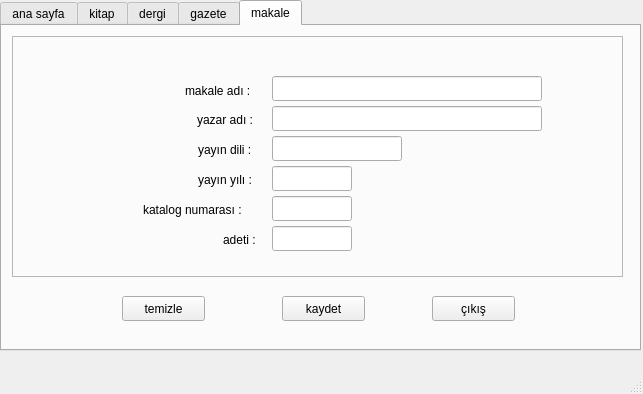
<?xml version="1.0" encoding="UTF-8"?>
<ui version="4.0">
 <class>MainWindow</class>
 <widget class="QMainWindow" name="MainWindow">
  <property name="geometry">
   <rect>
    <x>0</x>
    <y>0</y>
    <width>643</width>
    <height>394</height>
   </rect>
  </property>
  <property name="windowTitle">
   <string>cercisepeti</string>
  </property>
  <widget class="QWidget" name="centralwidget">
   <widget class="QTabWidget" name="tabWidget">
    <property name="geometry">
     <rect>
      <x>0</x>
      <y>0</y>
      <width>641</width>
      <height>351</height>
     </rect>
    </property>
    <property name="currentIndex">
     <number>4</number>
    </property>
    <widget class="QWidget" name="tab">
     <attribute name="title">
      <string>ana sayfa</string>
     </attribute>
     <widget class="QFrame" name="frame">
      <property name="geometry">
       <rect>
        <x>10</x>
        <y>10</y>
        <width>611</width>
        <height>211</height>
       </rect>
      </property>
      <property name="frameShape">
       <enum>QFrame::StyledPanel</enum>
      </property>
      <property name="frameShadow">
       <enum>QFrame::Raised</enum>
      </property>
      <widget class="QLabel" name="label">
       <property name="geometry">
        <rect>
         <x>110</x>
         <y>45</y>
         <width>170</width>
         <height>17</height>
        </rect>
       </property>
       <property name="text">
        <string>aranılan belgenin türü :</string>
       </property>
      </widget>
      <widget class="QLabel" name="label_2">
       <property name="geometry">
        <rect>
         <x>178</x>
         <y>75</y>
         <width>101</width>
         <height>17</height>
        </rect>
       </property>
       <property name="text">
        <string>belgenin adı :</string>
       </property>
      </widget>
      <widget class="QLabel" name="label_3">
       <property name="geometry">
        <rect>
         <x>200</x>
         <y>105</y>
         <width>81</width>
         <height>17</height>
        </rect>
       </property>
       <property name="text">
        <string>yazar adı :</string>
       </property>
      </widget>
      <widget class="QLabel" name="label_4">
       <property name="geometry">
        <rect>
         <x>198</x>
         <y>135</y>
         <width>81</width>
         <height>17</height>
        </rect>
       </property>
       <property name="text">
        <string>basım yılı :</string>
       </property>
      </widget>
      <widget class="QLabel" name="label_5">
       <property name="geometry">
        <rect>
         <x>143</x>
         <y>165</y>
         <width>141</width>
         <height>17</height>
        </rect>
       </property>
       <property name="text">
        <string>katalog numarası :</string>
       </property>
      </widget>
      <widget class="QComboBox" name="comboBox">
       <property name="geometry">
        <rect>
         <x>280</x>
         <y>40</y>
         <width>86</width>
         <height>25</height>
        </rect>
       </property>
       <item>
        <property name="text">
         <string>kitap</string>
        </property>
       </item>
       <item>
        <property name="text">
         <string>dergi</string>
        </property>
       </item>
       <item>
        <property name="text">
         <string>gazete</string>
        </property>
       </item>
       <item>
        <property name="text">
         <string>makale</string>
        </property>
       </item>
      </widget>
      <widget class="QLineEdit" name="lineEdit">
       <property name="geometry">
        <rect>
         <x>280</x>
         <y>70</y>
         <width>270</width>
         <height>25</height>
        </rect>
       </property>
      </widget>
      <widget class="QLineEdit" name="lineEdit_2">
       <property name="geometry">
        <rect>
         <x>280</x>
         <y>100</y>
         <width>270</width>
         <height>25</height>
        </rect>
       </property>
      </widget>
      <widget class="QLineEdit" name="lineEdit_3">
       <property name="geometry">
        <rect>
         <x>280</x>
         <y>130</y>
         <width>80</width>
         <height>25</height>
        </rect>
       </property>
      </widget>
      <widget class="QLineEdit" name="lineEdit_4">
       <property name="geometry">
        <rect>
         <x>280</x>
         <y>160</y>
         <width>80</width>
         <height>25</height>
        </rect>
       </property>
      </widget>
     </widget>
     <widget class="QPushButton" name="pushButton">
      <property name="geometry">
       <rect>
        <x>150</x>
        <y>250</y>
        <width>89</width>
        <height>25</height>
       </rect>
      </property>
      <property name="text">
       <string>temizle</string>
      </property>
     </widget>
     <widget class="QPushButton" name="pushButton_2">
      <property name="geometry">
       <rect>
        <x>280</x>
        <y>250</y>
        <width>89</width>
        <height>25</height>
       </rect>
      </property>
      <property name="text">
       <string>bul</string>
      </property>
     </widget>
     <widget class="QPushButton" name="pushButton_3">
      <property name="geometry">
       <rect>
        <x>410</x>
        <y>250</y>
        <width>89</width>
        <height>25</height>
       </rect>
      </property>
      <property name="text">
       <string>çıkış</string>
      </property>
     </widget>
    </widget>
    <widget class="QWidget" name="tab_2">
     <attribute name="title">
      <string>kitap</string>
     </attribute>
     <widget class="QFrame" name="frame_2">
      <property name="geometry">
       <rect>
        <x>10</x>
        <y>10</y>
        <width>611</width>
        <height>241</height>
       </rect>
      </property>
      <property name="frameShape">
       <enum>QFrame::StyledPanel</enum>
      </property>
      <property name="frameShadow">
       <enum>QFrame::Raised</enum>
      </property>
      <widget class="QLabel" name="label_8">
       <property name="geometry">
        <rect>
         <x>186</x>
         <y>105</y>
         <width>71</width>
         <height>17</height>
        </rect>
       </property>
       <property name="text">
        <string>yayın dili :</string>
       </property>
      </widget>
      <widget class="QLabel" name="label_11">
       <property name="geometry">
        <rect>
         <x>211</x>
         <y>195</y>
         <width>51</width>
         <height>17</height>
        </rect>
       </property>
       <property name="text">
        <string>adeti :</string>
       </property>
      </widget>
      <widget class="QLabel" name="label_7">
       <property name="geometry">
        <rect>
         <x>185</x>
         <y>75</y>
         <width>71</width>
         <height>17</height>
        </rect>
       </property>
       <property name="text">
        <string>yazar adı :</string>
       </property>
      </widget>
      <widget class="QLineEdit" name="lineEdit_7">
       <property name="geometry">
        <rect>
         <x>260</x>
         <y>100</y>
         <width>130</width>
         <height>25</height>
        </rect>
       </property>
      </widget>
      <widget class="QLabel" name="label_10">
       <property name="geometry">
        <rect>
         <x>131</x>
         <y>165</y>
         <width>131</width>
         <height>17</height>
        </rect>
       </property>
       <property name="text">
        <string>katalog numarası :</string>
       </property>
      </widget>
      <widget class="QLineEdit" name="lineEdit_5">
       <property name="geometry">
        <rect>
         <x>260</x>
         <y>40</y>
         <width>270</width>
         <height>25</height>
        </rect>
       </property>
      </widget>
      <widget class="QLineEdit" name="lineEdit_10">
       <property name="geometry">
        <rect>
         <x>260</x>
         <y>190</y>
         <width>80</width>
         <height>25</height>
        </rect>
       </property>
      </widget>
      <widget class="QLineEdit" name="lineEdit_6">
       <property name="geometry">
        <rect>
         <x>260</x>
         <y>70</y>
         <width>270</width>
         <height>25</height>
        </rect>
       </property>
      </widget>
      <widget class="QLabel" name="label_9">
       <property name="geometry">
        <rect>
         <x>183</x>
         <y>135</y>
         <width>81</width>
         <height>17</height>
        </rect>
       </property>
       <property name="text">
        <string>basım yılı :</string>
       </property>
      </widget>
      <widget class="QLineEdit" name="lineEdit_8">
       <property name="geometry">
        <rect>
         <x>260</x>
         <y>130</y>
         <width>80</width>
         <height>25</height>
        </rect>
       </property>
      </widget>
      <widget class="QLineEdit" name="lineEdit_9">
       <property name="geometry">
        <rect>
         <x>260</x>
         <y>160</y>
         <width>80</width>
         <height>25</height>
        </rect>
       </property>
      </widget>
      <widget class="QLabel" name="label_6">
       <property name="geometry">
        <rect>
         <x>188</x>
         <y>45</y>
         <width>71</width>
         <height>17</height>
        </rect>
       </property>
       <property name="text">
        <string>kitap adı :</string>
       </property>
      </widget>
     </widget>
     <widget class="QPushButton" name="pushButton_4">
      <property name="geometry">
       <rect>
        <x>120</x>
        <y>270</y>
        <width>89</width>
        <height>25</height>
       </rect>
      </property>
      <property name="text">
       <string>temizle</string>
      </property>
     </widget>
     <widget class="QPushButton" name="pushButton_5">
      <property name="geometry">
       <rect>
        <x>280</x>
        <y>270</y>
        <width>89</width>
        <height>25</height>
       </rect>
      </property>
      <property name="text">
       <string>kaydet</string>
      </property>
     </widget>
     <widget class="QPushButton" name="pushButton_6">
      <property name="geometry">
       <rect>
        <x>430</x>
        <y>270</y>
        <width>89</width>
        <height>25</height>
       </rect>
      </property>
      <property name="text">
       <string>çıkış</string>
      </property>
     </widget>
    </widget>
    <widget class="QWidget" name="tab_3">
     <attribute name="title">
      <string>dergi</string>
     </attribute>
     <widget class="QFrame" name="frame_3">
      <property name="geometry">
       <rect>
        <x>10</x>
        <y>10</y>
        <width>611</width>
        <height>211</height>
       </rect>
      </property>
      <property name="frameShape">
       <enum>QFrame::StyledPanel</enum>
      </property>
      <property name="frameShadow">
       <enum>QFrame::Raised</enum>
      </property>
      <widget class="QLabel" name="label_12">
       <property name="geometry">
        <rect>
         <x>187</x>
         <y>45</y>
         <width>71</width>
         <height>20</height>
        </rect>
       </property>
       <property name="text">
        <string>dergi adı :</string>
       </property>
      </widget>
      <widget class="QLabel" name="label_13">
       <property name="geometry">
        <rect>
         <x>186</x>
         <y>75</y>
         <width>71</width>
         <height>17</height>
        </rect>
       </property>
       <property name="text">
        <string>yayın dili :</string>
       </property>
      </widget>
      <widget class="QLabel" name="label_14">
       <property name="geometry">
        <rect>
         <x>182</x>
         <y>105</y>
         <width>81</width>
         <height>17</height>
        </rect>
       </property>
       <property name="text">
        <string>basım yılı :</string>
       </property>
      </widget>
      <widget class="QLabel" name="label_15">
       <property name="geometry">
        <rect>
         <x>131</x>
         <y>135</y>
         <width>131</width>
         <height>17</height>
        </rect>
       </property>
       <property name="text">
        <string>katalog numarası : </string>
       </property>
      </widget>
      <widget class="QLabel" name="label_16">
       <property name="geometry">
        <rect>
         <x>211</x>
         <y>165</y>
         <width>51</width>
         <height>17</height>
        </rect>
       </property>
       <property name="text">
        <string>adeti :</string>
       </property>
      </widget>
      <widget class="QLineEdit" name="lineEdit_11">
       <property name="geometry">
        <rect>
         <x>260</x>
         <y>40</y>
         <width>270</width>
         <height>25</height>
        </rect>
       </property>
      </widget>
      <widget class="QLineEdit" name="lineEdit_12">
       <property name="geometry">
        <rect>
         <x>260</x>
         <y>70</y>
         <width>113</width>
         <height>25</height>
        </rect>
       </property>
      </widget>
      <widget class="QLineEdit" name="lineEdit_13">
       <property name="geometry">
        <rect>
         <x>260</x>
         <y>100</y>
         <width>113</width>
         <height>25</height>
        </rect>
       </property>
      </widget>
      <widget class="QLineEdit" name="lineEdit_14">
       <property name="geometry">
        <rect>
         <x>260</x>
         <y>130</y>
         <width>113</width>
         <height>25</height>
        </rect>
       </property>
      </widget>
      <widget class="QLineEdit" name="lineEdit_15">
       <property name="geometry">
        <rect>
         <x>260</x>
         <y>160</y>
         <width>113</width>
         <height>25</height>
        </rect>
       </property>
      </widget>
     </widget>
     <widget class="QPushButton" name="pushButton_7">
      <property name="geometry">
       <rect>
        <x>140</x>
        <y>250</y>
        <width>83</width>
        <height>25</height>
       </rect>
      </property>
      <property name="text">
       <string>temizle</string>
      </property>
     </widget>
     <widget class="QPushButton" name="pushButton_8">
      <property name="geometry">
       <rect>
        <x>290</x>
        <y>250</y>
        <width>83</width>
        <height>25</height>
       </rect>
      </property>
      <property name="text">
       <string>kaydet</string>
      </property>
     </widget>
     <widget class="QPushButton" name="pushButton_9">
      <property name="geometry">
       <rect>
        <x>440</x>
        <y>250</y>
        <width>83</width>
        <height>25</height>
       </rect>
      </property>
      <property name="text">
       <string>çıkış</string>
      </property>
     </widget>
    </widget>
    <widget class="QWidget" name="tab_4">
     <attribute name="title">
      <string>gazete</string>
     </attribute>
     <widget class="QFrame" name="frame_4">
      <property name="geometry">
       <rect>
        <x>10</x>
        <y>10</y>
        <width>611</width>
        <height>211</height>
       </rect>
      </property>
      <property name="frameShape">
       <enum>QFrame::StyledPanel</enum>
      </property>
      <property name="frameShadow">
       <enum>QFrame::Raised</enum>
      </property>
      <widget class="QLabel" name="label_17">
       <property name="geometry">
        <rect>
         <x>176</x>
         <y>45</y>
         <width>81</width>
         <height>17</height>
        </rect>
       </property>
       <property name="text">
        <string>gazete adı :</string>
       </property>
      </widget>
      <widget class="QLabel" name="label_18">
       <property name="geometry">
        <rect>
         <x>185</x>
         <y>74</y>
         <width>71</width>
         <height>17</height>
        </rect>
       </property>
       <property name="text">
        <string>yayın dili :</string>
       </property>
      </widget>
      <widget class="QLabel" name="label_19">
       <property name="geometry">
        <rect>
         <x>182</x>
         <y>105</y>
         <width>81</width>
         <height>17</height>
        </rect>
       </property>
       <property name="text">
        <string>basım yılı :</string>
       </property>
      </widget>
      <widget class="QLabel" name="label_20">
       <property name="geometry">
        <rect>
         <x>130</x>
         <y>135</y>
         <width>131</width>
         <height>17</height>
        </rect>
       </property>
       <property name="text">
        <string>katalog numarası :</string>
       </property>
      </widget>
      <widget class="QLabel" name="label_21">
       <property name="geometry">
        <rect>
         <x>211</x>
         <y>165</y>
         <width>51</width>
         <height>20</height>
        </rect>
       </property>
       <property name="text">
        <string>adeti :</string>
       </property>
      </widget>
      <widget class="QLineEdit" name="lineEdit_16">
       <property name="geometry">
        <rect>
         <x>260</x>
         <y>130</y>
         <width>113</width>
         <height>25</height>
        </rect>
       </property>
      </widget>
      <widget class="QLineEdit" name="lineEdit_17">
       <property name="geometry">
        <rect>
         <x>260</x>
         <y>100</y>
         <width>113</width>
         <height>25</height>
        </rect>
       </property>
      </widget>
      <widget class="QLineEdit" name="lineEdit_18">
       <property name="geometry">
        <rect>
         <x>260</x>
         <y>40</y>
         <width>270</width>
         <height>25</height>
        </rect>
       </property>
      </widget>
      <widget class="QLineEdit" name="lineEdit_19">
       <property name="geometry">
        <rect>
         <x>260</x>
         <y>160</y>
         <width>113</width>
         <height>25</height>
        </rect>
       </property>
      </widget>
      <widget class="QLineEdit" name="lineEdit_20">
       <property name="geometry">
        <rect>
         <x>260</x>
         <y>70</y>
         <width>113</width>
         <height>25</height>
        </rect>
       </property>
      </widget>
     </widget>
     <widget class="QPushButton" name="pushButton_10">
      <property name="geometry">
       <rect>
        <x>140</x>
        <y>250</y>
        <width>83</width>
        <height>25</height>
       </rect>
      </property>
      <property name="text">
       <string>temizle</string>
      </property>
     </widget>
     <widget class="QPushButton" name="pushButton_11">
      <property name="geometry">
       <rect>
        <x>290</x>
        <y>250</y>
        <width>83</width>
        <height>25</height>
       </rect>
      </property>
      <property name="text">
       <string>kaydet</string>
      </property>
     </widget>
     <widget class="QPushButton" name="pushButton_12">
      <property name="geometry">
       <rect>
        <x>440</x>
        <y>250</y>
        <width>83</width>
        <height>25</height>
       </rect>
      </property>
      <property name="text">
       <string>çıkış</string>
      </property>
     </widget>
    </widget>
    <widget class="QWidget" name="tab_5">
     <attribute name="title">
      <string>makale</string>
     </attribute>
     <widget class="QFrame" name="frame_5">
      <property name="geometry">
       <rect>
        <x>10</x>
        <y>10</y>
        <width>611</width>
        <height>241</height>
       </rect>
      </property>
      <property name="frameShape">
       <enum>QFrame::StyledPanel</enum>
      </property>
      <property name="frameShadow">
       <enum>QFrame::Raised</enum>
      </property>
      <widget class="QLabel" name="label_22">
       <property name="geometry">
        <rect>
         <x>131</x>
         <y>165</y>
         <width>131</width>
         <height>17</height>
        </rect>
       </property>
       <property name="text">
        <string>katalog numarası :</string>
       </property>
      </widget>
      <widget class="QLabel" name="label_23">
       <property name="geometry">
        <rect>
         <x>186</x>
         <y>135</y>
         <width>81</width>
         <height>17</height>
        </rect>
       </property>
       <property name="text">
        <string>yayın yılı :</string>
       </property>
      </widget>
      <widget class="QLabel" name="label_24">
       <property name="geometry">
        <rect>
         <x>173</x>
         <y>45</y>
         <width>91</width>
         <height>20</height>
        </rect>
       </property>
       <property name="text">
        <string>makale adı :</string>
       </property>
      </widget>
      <widget class="QLabel" name="label_25">
       <property name="geometry">
        <rect>
         <x>185</x>
         <y>75</y>
         <width>71</width>
         <height>17</height>
        </rect>
       </property>
       <property name="text">
        <string>yazar adı :</string>
       </property>
      </widget>
      <widget class="QLabel" name="label_26">
       <property name="geometry">
        <rect>
         <x>186</x>
         <y>105</y>
         <width>71</width>
         <height>17</height>
        </rect>
       </property>
       <property name="text">
        <string>yayın dili :</string>
       </property>
      </widget>
      <widget class="QLabel" name="label_27">
       <property name="geometry">
        <rect>
         <x>211</x>
         <y>195</y>
         <width>51</width>
         <height>17</height>
        </rect>
       </property>
       <property name="text">
        <string>adeti :</string>
       </property>
      </widget>
      <widget class="QLineEdit" name="lineEdit_21">
       <property name="geometry">
        <rect>
         <x>260</x>
         <y>130</y>
         <width>80</width>
         <height>25</height>
        </rect>
       </property>
      </widget>
      <widget class="QLineEdit" name="lineEdit_22">
       <property name="geometry">
        <rect>
         <x>260</x>
         <y>40</y>
         <width>270</width>
         <height>25</height>
        </rect>
       </property>
      </widget>
      <widget class="QLineEdit" name="lineEdit_23">
       <property name="geometry">
        <rect>
         <x>260</x>
         <y>70</y>
         <width>270</width>
         <height>25</height>
        </rect>
       </property>
      </widget>
      <widget class="QLineEdit" name="lineEdit_24">
       <property name="geometry">
        <rect>
         <x>260</x>
         <y>160</y>
         <width>80</width>
         <height>25</height>
        </rect>
       </property>
      </widget>
      <widget class="QLineEdit" name="lineEdit_25">
       <property name="geometry">
        <rect>
         <x>260</x>
         <y>190</y>
         <width>80</width>
         <height>25</height>
        </rect>
       </property>
      </widget>
      <widget class="QLineEdit" name="lineEdit_26">
       <property name="geometry">
        <rect>
         <x>260</x>
         <y>100</y>
         <width>130</width>
         <height>25</height>
        </rect>
       </property>
      </widget>
     </widget>
     <widget class="QPushButton" name="pushButton_13">
      <property name="geometry">
       <rect>
        <x>120</x>
        <y>270</y>
        <width>83</width>
        <height>25</height>
       </rect>
      </property>
      <property name="text">
       <string>temizle</string>
      </property>
     </widget>
     <widget class="QPushButton" name="pushButton_14">
      <property name="geometry">
       <rect>
        <x>280</x>
        <y>270</y>
        <width>83</width>
        <height>25</height>
       </rect>
      </property>
      <property name="text">
       <string>kaydet</string>
      </property>
     </widget>
     <widget class="QPushButton" name="pushButton_15">
      <property name="geometry">
       <rect>
        <x>430</x>
        <y>270</y>
        <width>83</width>
        <height>25</height>
       </rect>
      </property>
      <property name="text">
       <string>çıkış</string>
      </property>
     </widget>
    </widget>
   </widget>
  </widget>
  <widget class="QMenuBar" name="menubar">
   <property name="geometry">
    <rect>
     <x>0</x>
     <y>0</y>
     <width>643</width>
     <height>22</height>
    </rect>
   </property>
  </widget>
  <widget class="QStatusBar" name="statusbar"/>
 </widget>
 <resources/>
 <connections/>
</ui>
